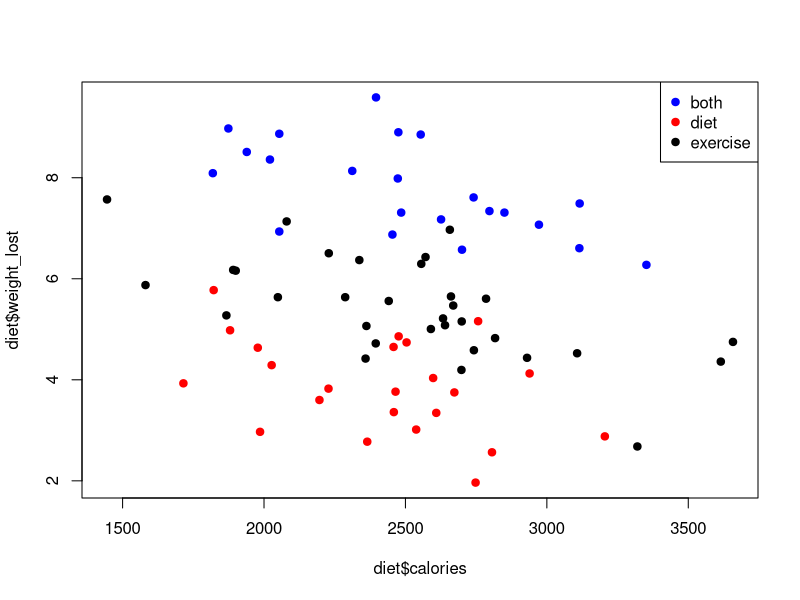

Source code (R):
## ---- chunk 1
diet = read.csv("diet.csv")
diet
## ---- chunk 2
colors = c("blue", "red", "black")
plot(diet$calories, diet$weight_lost, pch = 19, col = colors[factor(diet$method)])
legend("topright", legend = c("both", "diet", "exercise"), pch = 19, col = colors)

## ---- chunk 3
diet$exercise == ifelse(diet$method == "exercise", 1, 0)
diet$both = ifelse(diet$method == "both", 1, 0)


table(diet$method)
sum(diet$exercise)
sum(diet$both)
## ---- chunk 4
modeld = lm(weight_lost ~ calories + method, data = diet)
summary(modeld)
## ---- chunk 5
cov_matrix = vcov(modeld)
cov_matrix

